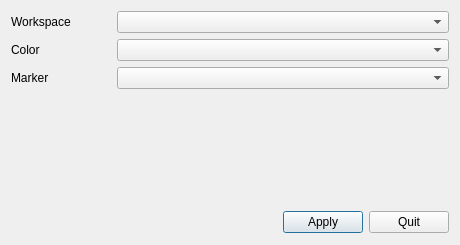
<?xml version="1.0" encoding="UTF-8"?>
<ui version="4.0">
 <class>Dialog</class>
 <widget class="QDialog" name="Dialog">
  <property name="geometry">
   <rect>
    <x>0</x>
    <y>0</y>
    <width>460</width>
    <height>245</height>
   </rect>
  </property>
  <property name="windowTitle">
   <string>Dialog</string>
  </property>
  <layout class="QVBoxLayout" name="verticalLayout">
   <item>
    <layout class="QGridLayout" name="gridLayout">
     <item row="0" column="0">
      <widget class="QLabel" name="label">
       <property name="minimumSize">
        <size>
         <width>100</width>
         <height>0</height>
        </size>
       </property>
       <property name="maximumSize">
        <size>
         <width>100</width>
         <height>16777215</height>
        </size>
       </property>
       <property name="text">
        <string>Workspace</string>
       </property>
      </widget>
     </item>
     <item row="0" column="1">
      <widget class="QComboBox" name="comboBox_lines"/>
     </item>
     <item row="1" column="0">
      <widget class="QLabel" name="label_2">
       <property name="text">
        <string>Color</string>
       </property>
      </widget>
     </item>
     <item row="1" column="1">
      <widget class="QComboBox" name="comboBox_color"/>
     </item>
     <item row="2" column="0">
      <widget class="QLabel" name="label_3">
       <property name="text">
        <string>Marker</string>
       </property>
      </widget>
     </item>
     <item row="2" column="1">
      <widget class="QComboBox" name="comboBox_style"/>
     </item>
    </layout>
   </item>
   <item>
    <spacer name="verticalSpacer">
     <property name="orientation">
      <enum>Qt::Vertical</enum>
     </property>
     <property name="sizeHint" stdset="0">
      <size>
       <width>20</width>
       <height>40</height>
      </size>
     </property>
    </spacer>
   </item>
   <item>
    <layout class="QHBoxLayout" name="horizontalLayout">
     <item>
      <spacer name="horizontalSpacer">
       <property name="orientation">
        <enum>Qt::Horizontal</enum>
       </property>
       <property name="sizeHint" stdset="0">
        <size>
         <width>222</width>
         <height>24</height>
        </size>
       </property>
      </spacer>
     </item>
     <item>
      <widget class="QPushButton" name="pushButton_apply">
       <property name="text">
        <string>Apply</string>
       </property>
      </widget>
     </item>
     <item>
      <widget class="QPushButton" name="pushButton_quit">
       <property name="text">
        <string>Quit</string>
       </property>
      </widget>
     </item>
    </layout>
   </item>
  </layout>
 </widget>
 <resources/>
 <connections/>
</ui>
